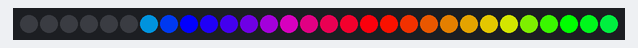
Simulated run of this program. Board: ESP8266 (NodeMCU). Parts: 30 RGB LEDs in strip order, left to right.

Above: at 0.46 s.
At 5.39 s:
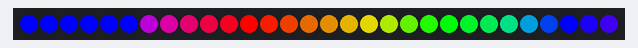
At 10.32 s:
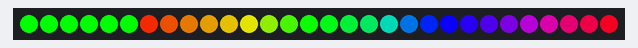
At 20.19 s:
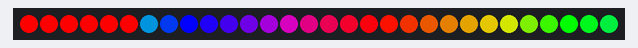
At 29.75 s:
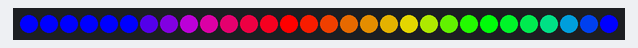
At 39.61 s:
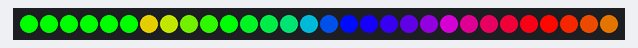

The program:

main.cpp
```cpp
#include <Arduino.h>

// TODO решить с платой с wifi и управлением

#include "FastLED.h"

#define LED_PIN 2

#define INNER_LED_NUM 6
#define OUTER_LED_NUM 24
#define LED_NUM INNER_LED_NUM + OUTER_LED_NUM

CRGB leds[LED_NUM];

#define OUTER_LED_DELAY 10 // delay
unsigned long outerLedTimer = 0;
#define INNER_LED_DELAY 500 // delay
unsigned long innerLedTimer = 0;

int rgbCnt = 0;
uint8_t gHue = 0;
uint8_t gHueDelta = 3;

void setup()
{
	FastLED.addLeds<NEOPIXEL, LED_PIN>(leds, LED_NUM);

	// если используется random
	//randomSeed(analogRead(0));
}

void loop()
{

	// TODO см. управление цветами https://github.com/FastLED/FastLED/wiki/Controlling-leds

	unsigned long ms = millis();

	if (ms > innerLedTimer + INNER_LED_DELAY)
	{
		innerLedTimer = ms;

		int r = (rgbCnt) % 3 == 2 ? 255 : 0;
		int g = (rgbCnt) % 3 == 1 ? 255 : 0;
		int b = (rgbCnt) % 3 == 0 ? 255 : 0;
		fill_solid(leds, INNER_LED_NUM, CRGB(r, g, b));
		rgbCnt++;
		if (rgbCnt >= 3)
		{
			rgbCnt = 0;
		}
	}

	if (ms > outerLedTimer + OUTER_LED_DELAY)
	{
		outerLedTimer = ms;

		gHue += gHueDelta;
		for (int i = INNER_LED_NUM; i < INNER_LED_NUM + OUTER_LED_NUM; i++)
		{
			leds[i].setHue((gHue + i * 10) % 255);
		}
	}

	FastLED.show();
	delay(10);
}
```
